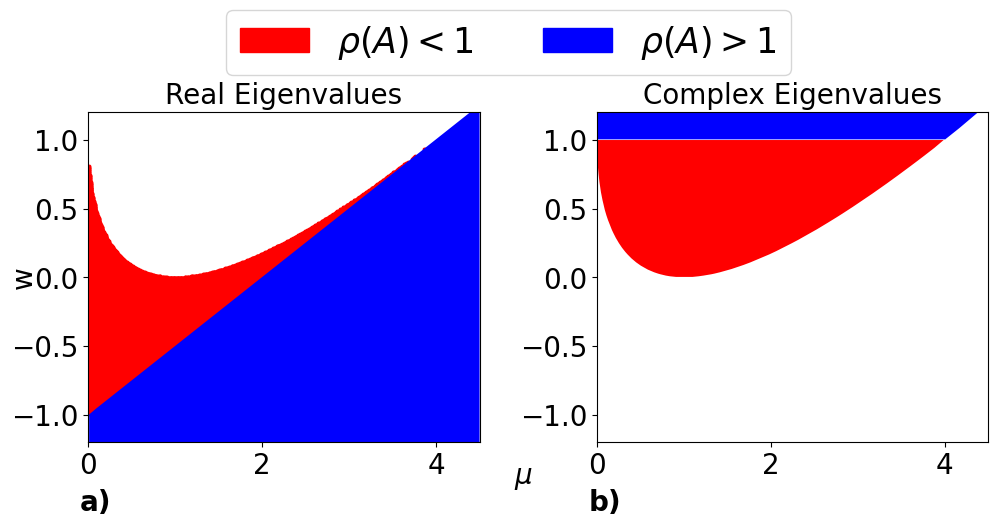

This figure's Python source:
#!/usr/bin/env python3
# -*- coding: utf-8 -*-
"""
Created on Tue Jan  3 10:29:45 2023

@author: bzfkostr
"""


import numpy as np
import multiprocessing
from multiprocessing import Pool
from functools import partial
import math
from multiprocessing import Pool
import matplotlib.pyplot as plt
from scipy.spatial import ConvexHull
from matplotlib.patches import Polygon
from matplotlib.colors import LinearSegmentedColormap
from matplotlib.patches import Patch
# for Fig1 and Fig2: calculates the spectral radius for different parameters and the evolution of the first and second moments


Mu=np.linspace(0.01,4.5,500)
W=np.linspace(-1.2,1.2,500)
WMu=np.zeros((500,500))
            
#%%
Region1a=[]
Region1b=[]
for k in range(500):
    for j in range(500):
        w=W[k]
        mu=Mu[j]
        if (1+w-mu)**2>=4*w: # check if real
            lambda_plus=0.5*(1+w-mu+np.sqrt((1+w-mu)**2-4*w))
            lambda_minus=0.5*(1+w-mu-np.sqrt((1+w-mu)**2-4*w))
            
            if abs(lambda_plus)<1 and abs(lambda_minus)<1:
                Region1b.append([W[k],Mu[j]])
            
            else:
                Region1a.append([W[k],Mu[j]])
            
            if w>1:
                print(w,mu)
                

#%%
Region2a=[]
Region2b=[]
for k in range(500):
    for j in range(500):
        w=W[k]
        mu=Mu[j]
        if (1+w-mu)**2<4*w: # check if complex
         
            r=0.5*np.sqrt((1+w-mu)**2+np.abs(np.abs((1+w-mu)**2-4*w)))
            
            if r<1:
                Region2b.append([W[k],Mu[j]])
            
            else:
                Region2a.append([W[k],Mu[j]])            

# Define custom colors for your colormap
colors = [(0.0, 'red'),        # Color for values < 0
          (0.5, 'blue'),      # Color transition from 1 to 3
          (1.0, 'green')]     # Color for values >=3 

# Create the custom colormap
Cmap = LinearSegmentedColormap.from_list('custom_RdYlGn', colors)
Vmax = 2.5
Vmin = 0

fig, axs = plt.subplots(1, 2, figsize=(12, 6), sharex='col', gridspec_kw={'hspace': -0.3})

# real
Region1b = np.array(Region1b)
axs[0].scatter(Region1b[:, 1], Region1b[:, 0], color='red', s=3)

Region1a = np.array(Region1a)
#axs[0].scatter(Region1a[:, 1], Region1a[:, 0], color='blue', s=15)

# complex
Region2b = np.array(Region2b)
#axs[1].scatter(Region2b[:, 1], Region2b[:, 0], color='red', s=15)

Region2a = np.array(Region2a)
#axs[1].scatter(Region2a[:, 1], Region2a[:, 0], color='blue', s=15)


axs[0].set_ylim([-1.2, 1.2])  # Set x-axis limits
axs[0].set_xlim([0, 4.5])     # Set y-axis limits

axs[1].set_ylim([-1.2, 1.2])  # Set x-axis limits
axs[1].set_xlim([0, 4.5])     # Set y-axis limits

axs[0].tick_params(labelsize=20)
axs[0].set_title('Region 1 with real eigenvalues', fontsize=20)

axs[1].tick_params(labelsize=20)
axs[1].set_title('Region 2 with complex eigenvalues', fontsize=20)

# x-axis label between the two plots
#fig.text(0.49, 0.1, r'$\mu$', ha='center', fontsize=20)

axs[0].text(5, -1.5, r'$\mu$', ha='center', fontsize=20)
axs[0].text(-0.9, 0, 'w', va='center', rotation='vertical', fontsize=20)

# y-axis label next to the left plot
#fig.text(0.02, 0.5, 'w', va='center', rotation='vertical', fontsize=20)

# Add legend

# Custom legend
legend_elements = [Patch(color='red', label=r'$\rho < 1$'),
                   Patch(color='blue', label=r'$\rho > 1$')]


#fig.legend(handles=legend_elements, loc='upper center', bbox_to_anchor=(0.5, 1.15), fontsize=16)

fig.legend(handles=legend_elements, loc='upper center', bbox_to_anchor=(0.5, 1), fontsize=20, ncol=2)


# Other for Region 1a

hull1 = ConvexHull(Region1a)

# Get coordinates of convex hull
x_hull1 = Region1a[hull1.vertices, 1]
y_hull1 = Region1a[hull1.vertices, 0]

# Append the first data point at the end to create a closed path for filling
x_hull1_closed = np.append(x_hull1, x_hull1[0])
y_hull1_closed = np.append(y_hull1, y_hull1[0])

# Plot convex hull around Region1a
axs[0].add_patch(Polygon(np.column_stack((x_hull1_closed, y_hull1_closed)), closed=True, edgecolor=None, facecolor='blue', alpha=1))


# Other for Region 2a

hull2a = ConvexHull(Region2a)

# Get coordinates of convex hull
x_hull2a = Region2a[hull2a.vertices, 1]
y_hull2a = Region2a[hull2a.vertices, 0]

# Append the first data point at the end to create a closed path for filling
x_hull2a_closed = np.append(x_hull2a, x_hull2a[0])
y_hull2a_closed = np.append(y_hull2a, y_hull2a[0])

# Plot convex hull around Region1a
axs[1].add_patch(Polygon(np.column_stack((x_hull2a_closed, y_hull2a_closed)), closed=True, edgecolor=None, facecolor='blue', alpha=1))



# Other for Region 2b

hull2b = ConvexHull(Region2b)

# Get coordinates of convex hull
x_hull2b = Region2b[hull2b.vertices, 1]
y_hull2b = Region2b[hull2b.vertices, 0]

# Append the first data point at the end to create a closed path for filling
x_hull2b_closed = np.append(x_hull2b, x_hull2b[0])
y_hull2b_closed = np.append(y_hull2b, y_hull2b[0])

# Plot convex hull around Region1a
axs[1].add_patch(Polygon(np.column_stack((x_hull2b_closed, y_hull2b_closed)), closed=True, edgecolor=None, facecolor='red', alpha=1))



# Add labels "a)" and "b)" under each plot


axs[1].text(-0.1, -1.7, "b)", fontsize=20, weight='bold')
axs[0].text(-0.1, -1.7, "a)", fontsize=20, weight='bold')
#plt.subplots_adjust(top=0.85, bottom=0.25, left=0.1, right=0.88)
plt.subplots_adjust(top=0.8, bottom=0.25, left=0.1, right=0.85, wspace=0.3)


plt.savefig('Fig2.png', bbox_inches="tight")

#%%

